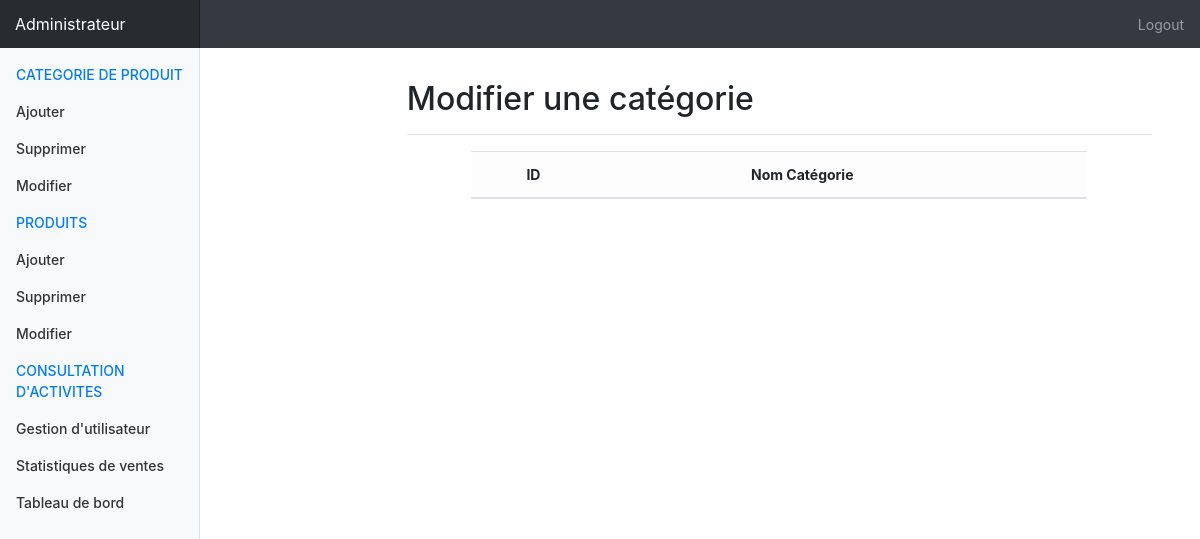
/index.php/admin/ModifierCategorie, run on an earlier commit of the app's database.
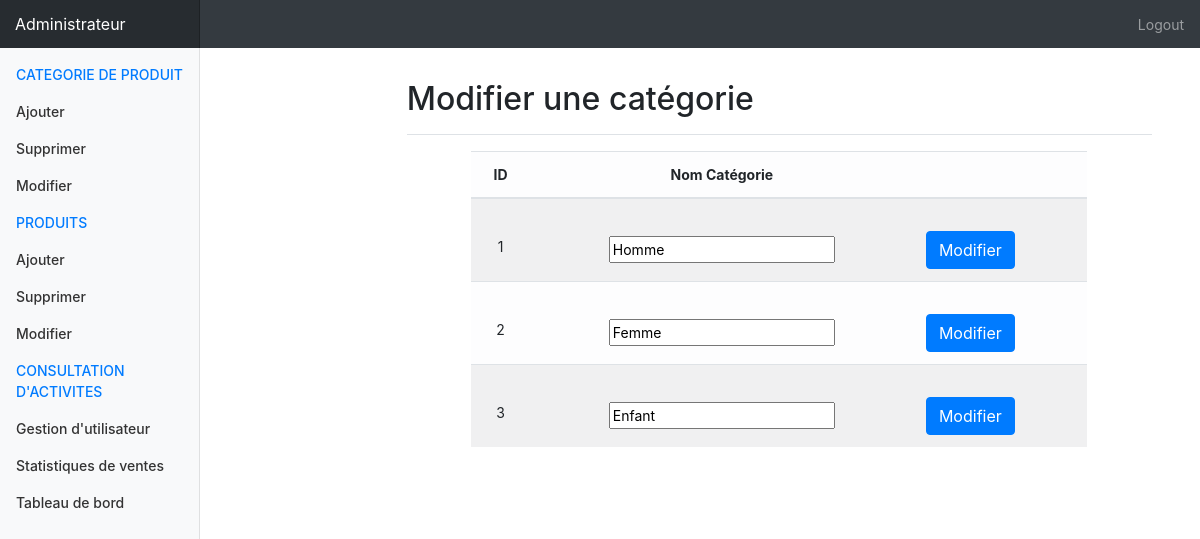
And on a later commit of the database.
### tables this page shows
CREATE TABLE Categorie
(
	IDCategorie INT NOT NULL AUTO_INCREMENT,
	NomCategorie VARCHAR(100),
	PRIMARY KEY(IDCategorie)
);

### application/controllers/Admin.php (called while the page is built, shortened)
<?php
class Admin extends CI_Controller{
    public function ModifierCategorie()
    {
    	$data = array();
		$data['view'] = "ModifCategorie.php";
        $this->load->model('fonctions');
        $data['categorie']=$this->fonctions->getCategory();
        $this->load->helper('assets');
        $this->load->view('admin', $data);
    }
}
?>

### index.php (called while the page is built, shortened)
<?php
require_once BASEPATH.'core/CodeIgniter.php';

### application/models/Fonctions.php (called while the page is built, shortened)
<?php
class Fonctions extends CI_Model{
    public function getCategory(){
        $query=$this->db->query("SELECT * FROM Categorie");
        $retour=array();
        foreach($query->result_array() as $one) {
            $retour[]=$one;
        }
        return $retour;
    }
}
?>

### application/views/ModifCategorie.php (the view, shortened to what this page needs)
<main role="main" class="col-md-9 ml-sm-auto col-lg-10 pt-3 px-4">
  <div class="d-flex justify-content-between flex-wrap flex-md-nowrap align-items-center pb-2 mb-3 border-bottom">
	<h1 class="h2">Modifier une catégorie</h1>
  </div>
	<div class="row">
		<div class="col-md-10 offset-1">
			<table class="table table-light  table-striped">
			  <thead>
				<tr>
				  <th scope="col">ID</th>
				  <th scope="col">Nom Catégorie</th>
				  <th scope="col"></th>
				</tr>
			  </thead>
			  <tbody>
				<?php foreach($categorie as $cat){?>
				<form action="<?php echo site_url()."Admin/TraitementModifierCategorie";?>" method="post">
					<tr class="light">
					  <td>
						<div id="lsouhait">
							<?php echo $cat['IDCategorie'];?>
						</div>
					  </td>
					  <td>
						<div id="lsouhait">
							<input type="text" value="<?php echo $cat['NomCategorie'];?>" name="nomCategorie"/>
						</div>
					  </td>
					  <td>
						<div id="bsouhait">
							<input type="submit" class="btn btn-primary" value="Modifier" />
						</div>
					  </td>
					</tr>
				</form>
				<?php }?>
			  </tbody>
			</table>
		</div>
	</div>
</main>

What changed in the data, as far as the page shows it:
added categorie: IDCategorie "1", nomCategorie "Homme"
added categorie: IDCategorie "2", nomCategorie "Femme"
added categorie: IDCategorie "3", nomCategorie "Enfant"
